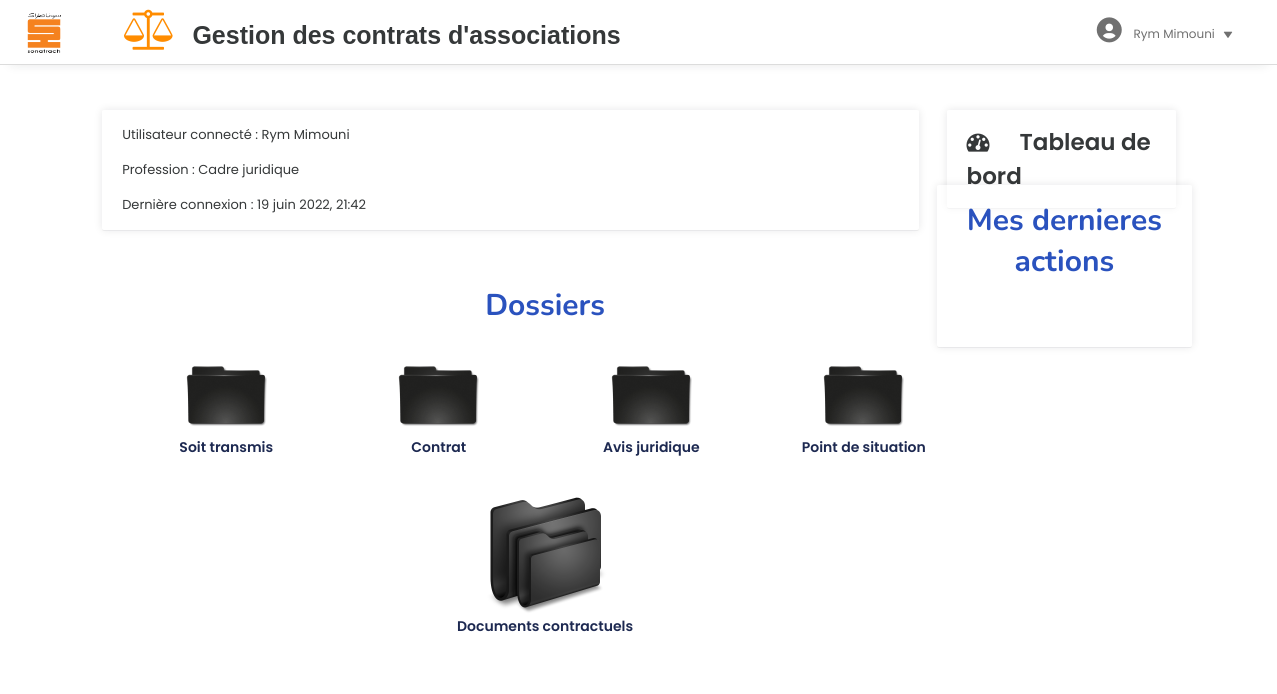
The page /chefdep (signed in) on the database its author committed.
### user/models.py (models this page shows)
class User(AbstractUser):
    is_chefdep = models.BooleanField(default=False)
    is_juriste = models.BooleanField(default=False)
    is_admin = models.BooleanField(default=False)
    history = HistoricalRecords()

### user/views.py (the view)
# urls.py: path('chefdep', chefdep, name='chefdep'),
def chefdep(request):
    if request.user.is_authenticated:
      current_user = request.user
      if (current_user.is_chefdep or current_user.is_admin):
        return render( request,'general/chefdep.html')
        return redirect(dashboard)
      else:
        return render(request, 'general/juriste.html')
    else:
        return render(request, 'general/error.html')

### user/templates/general/juriste.html (shortened to what this page needs)
<!DOCTYPE html>
<html lang="en" style="background: url('static/images/imag01.jpg') no-repeat center fixed;
-webkit-background-size: cover; /* pour anciens Chrome et Safari */
background-size: cover;
overflow:hidden;
 /* version standardisée */"
>
<head>
  {% load i18n %}
  {% load static %}
  <link rel="stylesheet" href="https://cdnjs.cloudflare.com/ajax/libs/font-awesome/4.7.0/css/font-awesome.min.css">
  <link href='https://unpkg.com/boxicons@2.1.1/css/boxicons.min.css' rel='stylesheet'>
</head>
  <body onload="makeTableScroll();">
  <header>
    <div class="image-text">
        <span class="image">
          <img src={% static 'images/logo-removebg-preview.png' %} alt="">
        </span>
    </div>
  <div class="div2">
     <h1> <i class="fa fa-balance-scale" aria-hidden="true"></i> Gestion des contrats d'associations</h1>
     <span class="nomprenom"><i class='bx bxs-user-circle '></i> {{ request.user.first_name }} {{ request.user.last_name }} <i class='bx bxs-down-arrow ' ></i></span>
    </div>
  </header>
<div class="container">
    <div class="containerhead">
      <div class="info">{% if request.user.is_authenticated %}
        <li>Utilisateur connecté : {{user.first_name}}  {{user.last_name}}</li>
        <li>Profession :
         {% if user.is_juriste %}
          Cadre juridique
         {% endif %}
         </li>
        <li>Dernière connexion :{% language 'fr' %}
          {{ user.last_login|date:'d F Y' }},  {{ user.last_login|time:"H:i" }}
       {% endlanguage %} </li>
      {% endif %}
      </div>
      <div class="dashboard">
        <a href ="{% url "dashboard" %}">
           <i class="fa fa-tachometer" aria-hidden="true"></i>Tableau de bord </i>
        </a>
      </div>
    </div>
    <div class="cont_home">
      <h4> Dossiers</h4>
      <div class="dossindividuel">
          <div class="contdossier">
           <a href=" {% url "update_st" '0' %} ">
            <img src={% static 'images/Generica_25576.png' %} alt="">
           </a>
           <h6> Soit transmis</h6>
           </div>
           <div class="contdossier">
            <a href=" {% url "update_contrat" '0' %} ">
                <img src={% static 'images/Generica_25576.png' %} alt="">
            </a>
            <h6> Contrat</h6>
            </div>
            <div class="contdossier">
              <a href=" {% url "update_avis" '0' %} ">
                <img src={% static 'images/Generica_25576.png' %} alt="">
              </a>
              <h6> Avis juridique</h6>
              </div>
              <div class="contdossier">
                <a href=" {% url "update_pds" '0' %} ">
                    <img src={% static 'images/Generica_25576.png' %} alt="">
                </a>
                <h6> Point de situation</h6>
                </div>
    </div>
    <div class="dossier2">
      <div class="contdossier">
        <a>
            <img src={% static 'images/folders_folder_20348.png' %} alt="">
        </a>
        <h6>Documents contractuels</h6>
        </div>
    </div>
    </div>
	<div
	class="action">
	 <h4> Mes dernieres actions</h4>
	</div>
  </div>
</body>
</html>

### user/templates/general/juriste.html (style rules this page uses)
.bx { font-size:18px; }
* { font-family:"Poppins",sans-serif; margin: 0; padding: 0; box-sizing: border-box; }
body { transition: all 0.5s ease; overflow-x:hidden; }
a { text-decoration: none; color:#353839 }
header { width: 100%; display: flex; justify-content: space-between; padding: 10px 14px 0 14px; height:65px; background-color:#ffffff; border-bottom: 1px solid #dcdcdc; box-shadow: rgba(33, 35, 38, 0.1) 0px 10px 10px -10px; position: fixed; z-index: 2; }
.image-text img { width: 60px; height:55px; }
header .image-text { display: flex; align-items: center; }
header h1 { font-family: 'Open-sans', sans-serif; font-size: 25px; position: relative; left:-50px; color:#353839; }
header h1 .fa-balance-scale { font-size:40px; color:#ff8c00; margin-right: 10px; margin-left: 100px; }
header span .bxs-user-circle { font-size:30px; position:relative; top:5px; margin-right:6px; }
header span .bxs-down-arrow { font-size:10px; position:relative; top:1px; cursor:pointer; margin-left:5px; }
.nomprenom { position:relative; font-size: 12px; color:#707070; transition: all 0.5s; }
.container { position: relative; top:65px; height:100%; }
.containerhead { display:grid; grid-template-rows: repeat (2, auto); grid-template-columns: 80% 20%; gap:10px; position:relative; top:45px; }
.dashboard { background-color: rgba(255, 255, 255, 0.5);; grid-row: 1/3s; grid-column: 2/3; width:90%; padding:15px 20px; border-radius: 2px; font-size: 23px; text-align: left; color:#353839; font-weight: 600; position: relative; right:85px; box-shadow: rgba(17, 17, 26, 0.05) 0px 1px 0px, rgba(17, 17, 26, 0.1) 0px 0px 8px; }
.bx,.fa { margin-right: 30px; }
.dashboard , .historique { color:#353839 }
.info { background-color: rgba(255, 255, 255, 0.5);; width:80%; grid-row: 1/3; grid-column: 1/2; padding:15px 20px; border-radius: 2px; font-size: 13px; display: flex; flex-flow:column nowrap; gap:15px; color:#353839; margin: 0 auto; list-style: none; box-shadow: rgba(17, 17, 26, 0.05) 0px 1px 0px, rgba(17, 17, 26, 0.1) 0px 0px 8px; }
.cont_home { background-color: rgba(255, 255, 255, 0.5); width:65%; margin-left:130px; margin-top: 100px; margin-bottom: 50px; display: flex; flex-direction: column; gap:30px; }
h4 { text-align: center; color:#2a52be; font-size:30px; font-family: 'Nunito'; }
.dossindividuel { width: 100%; display: flex; flex-flow:row nowrap; gap:20px; justify-content:space-around; }
.contdossier { display: flex; flex-direction: column; justify-content: center; align-items: center; align-content: center; }
.contdossier a { display: flex; justify-content: center; }
a img { width:42%; }
.contdossier h6 { color:#1d2951; font-size: 14px; font-weight:600; }
.dossier2 img { width:25%; cursor: pointer; }
.div2 { display: flex; justify-content: space-between; width:100%; }
.action { background-color: rgba(255,255,255,0.5); width:20%; padding:15px 20px; border-radius: 2px; font-size: 23px; text-align: left; color:#353839; font-weight: 600; position:absolute; right:85px; top:20%; box-shadow: rgba(17, 17, 26, 0.05) 0px 1px 0px, rgba(17, 17, 26, 0.1) 0px 0px 8px; }

### rows shown on the page
User: user.first_name "Rym", user.last_name "Mimouni", first_name "Rym", last_name "Mimouni", last_login "19 juin 2022", last_login "21:42"
